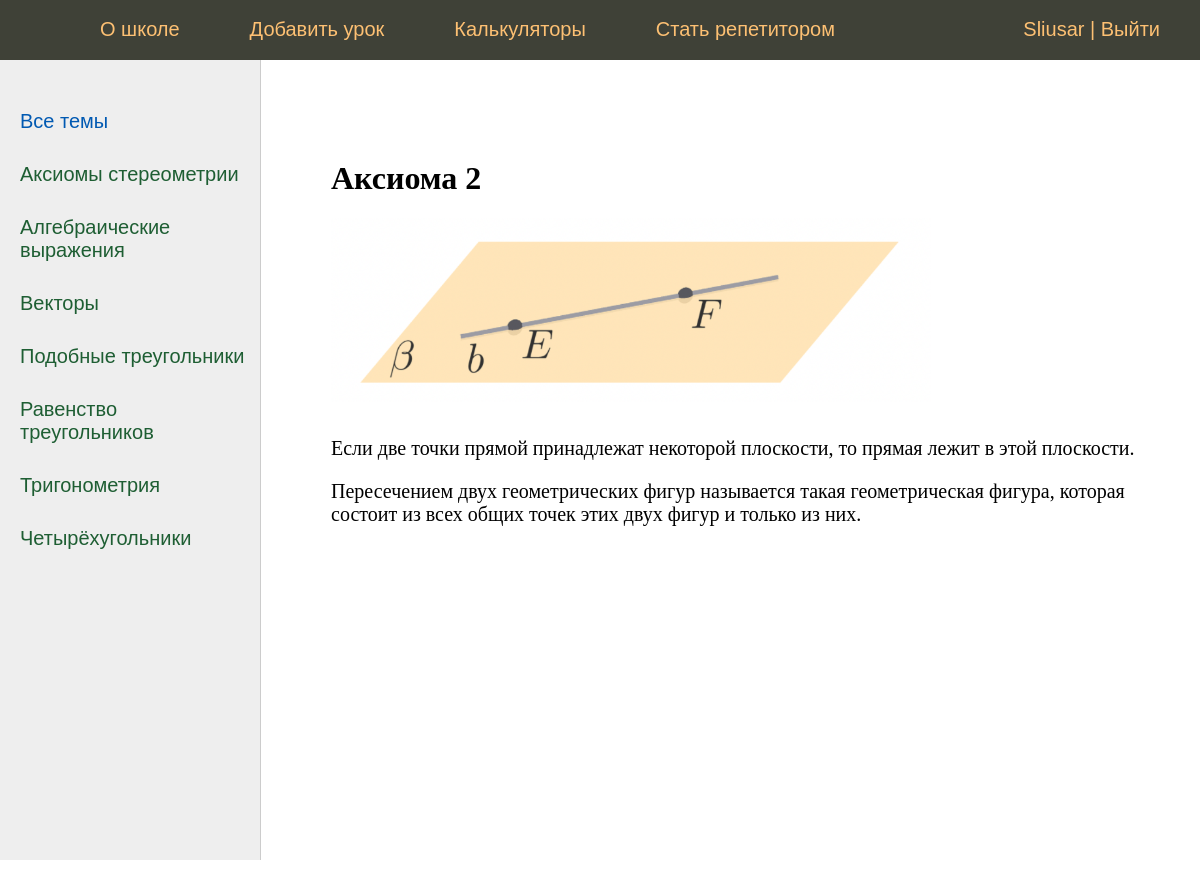
The app's page /post/aksioma2/ (signed in) with its own data.
### lessons/models.py (models this page shows, shortened)
class Category(models.Model):
    name = models.CharField(max_length=100, db_index=True, verbose_name="Категория")
    slug = models.SlugField(max_length=255, unique=True, db_index=True, verbose_name="URL")
    def get_absolute_url(self):
        return reverse('category', kwargs={'cat_slug': self.slug})
    class Meta:
        verbose_name = 'Категория'
        verbose_name_plural = 'Категории'
        ordering = ['id']

class Lessons(models.Model):
    title = models.CharField(max_length=255, verbose_name="Заголовок")
    slug = models.SlugField(max_length=255, unique=True, db_index=True, verbose_name="URL")
    content = models.TextField(blank=True, verbose_name="Текст урока")
    photo = models.ImageField(upload_to="photos/%Y/%m/%d/", verbose_name="Фото")
    time_create = models.DateTimeField(auto_now_add=True, verbose_name="Время создания")
    time_update = models.DateTimeField(auto_now=True, verbose_name="Время изменения")
    is_published = models.BooleanField(default=True, verbose_name="Публикация")
    cat = models.ForeignKey('Category', on_delete=models.PROTECT, verbose_name="Категории")
    def __str__(self):
        return self.title
    class Meta:
        verbose_name = 'Темы'
        verbose_name_plural = 'Темы'
        ordering = ['id']

### lessons/views.py (the view)
# urls.py: path('post/<slug:post_slug>/', ShowPost.as_view(), name='post'),
class ShowPost(LoginRequiredMixin, DataMixin, DetailView):
    login_url = '/login/'
    redirect_field_name = 'redirect_to'
    model = Lessons
    template_name = 'lessons/post.html'
    slug_url_kwarg = 'post_slug'
    context_object_name = 'post'
    def get_context_data(self, *, object_list=None, **kwargs):
        context = super().get_context_data(**kwargs)
        c_def = self.get_user_context(title=context['post'])
        return dict(list(context.items()) + list(c_def.items()))

### lessons/utils.py (called while the page is built)
    def get_user_context(self, **kwargs):
        context = kwargs
        cats = Category.objects.annotate(Count('lessons'))
        user_menu = menu.copy()
        if not self.request.user.has_perm('lessons.change_lessons'):
            user_menu.pop(1)
        context['menu'] = user_menu
        context['cats'] = cats
        if 'cat_selected' not in context:
            context['cat_selected'] = 0
        return context

### lessons/templates/lessons/post.html
{% extends 'lessons/base.html' %}
{% block content %}
<h1>{{post.title}}</h1>
{% if post.photo %}
<p><img class="img-article-left" src="{{post.photo.url}}"></p>
{% endif %}
<p>{{post.content|linebreaks}}</p>
{% endblock %}

### lessons/templates/lessons/base.html (shortened to what this page needs)
{% load static %}
{% load lessons_tags %}
<!DOCTYPE html>
<html>
<head>
	<link type="text/css" href="{% static 'lessons/css/styles.css' %}" rel="stylesheet" />
</head>
<body>
<table class="table-page" border=0 cellpadding="0" cellspacing="0">
<tr><td valign=top>
{% block mainmenu %}
		<div class="header">
			<ul id="mainmenu" class="mainmenu">
			<li class="logo"><a href="{% url 'home' %}"><div class="logo"></div></a></li>
{% for m in menu %}
			<li><a href="{% url m.url_name %}">{{m.title}}</a></li>
{% endfor %}
				{% if request.user.is_authenticated %}
				<li class="last"> {{user.username}} | <a href="{% url 'logout' %}">Выйти</a></li>
				{% else %}
				<li class="last"><a href="{% url 'register' %}">Регистрация</a> | <a href="{% url 'login' %}">Войти</a></li>
				{% endif %}
			</ul>
		</div>
{% endblock mainmenu %}
<table class="table-content" border=0 cellpadding="0" cellspacing="0">
<tr>
	<td valign="top" class="left-chapters">
	<ul id="leftchapters">
{% if cat_selected == 0 %}
		<li class="selected">Все темы</li>
{% else %}
		<li><a href="{% url 'home' %}">Все темы</a></li>
{% endif %}
{% for c in cats %}
{% if c.lessons__count > 0 %}
	{% if c.pk == cat_selected %}
		<li class="selected">{{c.name}}</li>
	{% else %}
		<li><a href="{{ c.get_absolute_url }}">{{c.name}}</a></li>
	{% endif %}
{% endif %}
{% endfor %}
	</ul>
</td>
<td valign="top" class="content">
	<div class="content-text">
{% block content %}
{% endblock %}
	</div>
</td></tr></table>
</td></tr>
</table>
</body>
</html>

### lessons/static/lessons/css/styles.css (style rules this page uses)
html, body { font-family: 'Arial'; margin: 0; padding: 0; height: 100%; width: 100%; color: #1e5e33; }
a { color: #0059b2; text-decoration: none; }
img { max-width: 600px; height: auto; }
img.img-article-left { max-width: 600px; height: auto; padding: 0 10px 10px 0; }
.table-page { width: 100%; height: 100%; vertical-align: top; }
.table-page tr { height: 100%; }
.header { background: #3F4137; height: 60px; }
.logo { background: url('../images/logo.png') no-repeat 10px 5px; width: 70px; height: 60px; }
ul.mainmenu { list-style: none; margin: 0; padding: 0; height: 60px; color: #fdc073; font-size: 20px; overflow: hidden; }
ul.mainmenu li { float: left; margin: 18px 40px 0 30px; }
ul.mainmenu li.logo { margin: 0; }
ul.mainmenu li.last { float: right; }
ul.mainmenu li a { color: #fdc073; text-decoration: none; }
.table-content { width: 100%; min-height: 100%; height: 100%; }
.left-chapters { margin: 0; background: #eee; border-right: 1px solid #ccc; min-height: 100%; }
.left-chapters ul { width: 230px; min-height: 100%; margin: 0; padding: 20px 10px 10px 20px; list-style: none; font-size: 20px; }
.left-chapters ul li { margin: 30px 0 0 0; color: #999; }
.left-chapters ul li.selected { color: #0059b2; }
.left-chapters ul li a { color: #1e5e33; text-decoration: none; }
.content { padding: 40px 20px 20px 40px; width: 100%; box-sizing: border-box; }
.content-text { margin: 60px 0 0 30px; color: #000; font-size: 20px; font-family: Yandex Sans Display Light; }
.content-text h1 { font-size: 32px; }
A { text-decoration:none; }

### records on screen
Category: name "Аксиомы стереометрии"
Category: name "Алгебраические выражения"
Category: name "Векторы"
Category: name "Подобные треугольники"
Category: name "Равенство треугольников"
Category: name "Тригонометрия"
Category: name "Четырёхугольники"
Lessons: title "Аксиома 2", photo (picture), content "Если две точки прямой принадлежат некоторой плоскости, то прямая лежит в этой плоскости. Пересечением двух геометрических фигур называется такая геометрическая фигура, которая состоит из всех общих точек этих двух фигур и только из них."

### other values on screen
{{ m.title }} "О школе" "Добавить урок" "Калькуляторы" "Стать репетитором"
{{ user.username }} "Sliusar"
